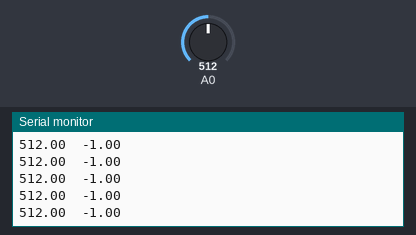
The sketch below on a simulated Arduino Uno, built with avr-gcc and run on an emulated ATmega328P. On the bench: the last lines printed to the serial monitor. Inputs (shaded band) come from the test bench; at power-on: A0 = 512.

Above: at 5.7 s.
5.8 s: A0 set to 988
At 5.86 s:
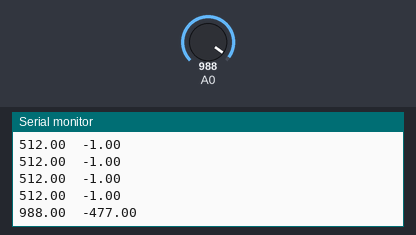
8.8 s: A0 set to 1013
At 8.89 s:
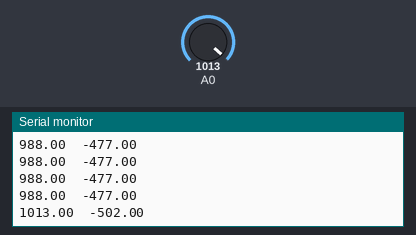
Timing chart, 0 to 11.8 s (numbered marks = the images above; inputs shaded):
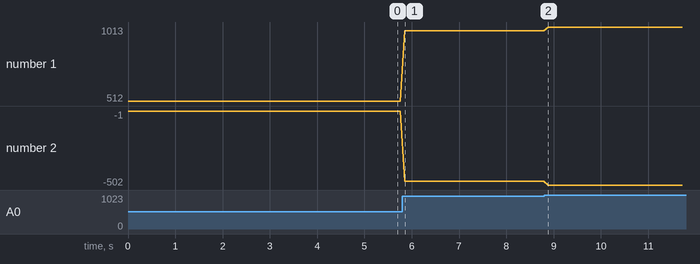

The sketch:

acs712-noise.ino
```cpp
float maxAmps, minAmps, noise, amps;


void setup() {
  Serial.begin(9600);
}

void loop() {
  amps = analogRead(A0);
  maxAmps = max(maxAmps, amps);
  minAmps = min(minAmps, amps);
  noise = 511-maxAmps - minAmps;
  Serial.print(amps);
  Serial.print("  ");
  Serial.println(noise);

  if (Serial.read() != -1) {maxAmps=amps; minAmps=amps;}

  delay(100);

}
```

Measured:
- after the input at 5.8 s, the serial monitor: prints a new line after 0.06 s (image 1)
- after the input at 8.8 s, the serial monitor: prints a new line after 0.09 s (image 2)
- plotted number 1: 512 → 988 after the input at 5.8 s, 988 → 1013 after the input at 8.8 s
- plotted number 2: -1 → -477 after the input at 5.8 s, -477 → -502 after the input at 8.8 s
